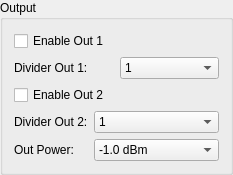
        <widget class="QGroupBox" name="groupBox_8">
         <property name="title">
          <string>Output</string>
         </property>
         <layout class="QVBoxLayout" name="verticalLayout_12">
          <item>
           <widget class="QCheckBox" name="RF1_OUT_PD">
            <property name="text">
             <string>Enable Out 1</string>
            </property>
           </widget>
          </item>
          <item>
           <layout class="QHBoxLayout" name="horizontalLayout_9">
            <item>
             <widget class="QLabel" name="label_19">
              <property name="text">
               <string>Divider Out 1:</string>
              </property>
             </widget>
            </item>
            <item>
             <widget class="QComboBox" name="RF1_DIV_SEL">
              <item>
               <property name="text">
                <string>1</string>
               </property>
              </item>
              <item>
               <property name="text">
                <string>2</string>
               </property>
              </item>
              <item>
               <property name="text">
                <string>4</string>
               </property>
              </item>
              <item>
               <property name="text">
                <string>8</string>
               </property>
              </item>
              <item>
               <property name="text">
                <string>16</string>
               </property>
              </item>
              <item>
               <property name="text">
                <string>32</string>
               </property>
              </item>
              <item>
               <property name="text">
                <string>64</string>
               </property>
              </item>
              <item>
               <property name="text">
                <string>Reserved</string>
               </property>
              </item>
             </widget>
            </item>
           </layout>
          </item>
          <item>
           <widget class="QCheckBox" name="RF2_OUT_PD">
            <property name="text">
             <string>Enable Out 2</string>
            </property>
           </widget>
          </item>
          <item>
           <layout class="QFormLayout" name="formLayout_9">
            <item row="0" column="0">
             <widget class="QLabel" name="label_20">
              <property name="text">
               <string>Divider Out 2:</string>
              </property>
             </widget>
            </item>
            <item row="0" column="1">
             <widget class="QComboBox" name="RF2_DIV_SEL">
              <item>
               <property name="text">
                <string>1</string>
               </property>
              </item>
              <item>
               <property name="text">
                <string>2</string>
               </property>
              </item>
              <item>
               <property name="text">
                <string>4</string>
               </property>
              </item>
              <item>
               <property name="text">
                <string>8</string>
               </property>
              </item>
              <item>
               <property name="text">
                <string>16</string>
               </property>
              </item>
              <item>
               <property name="text">
                <string>32</string>
               </property>
              </item>
              <item>
               <property name="text">
                <string>64</string>
               </property>
              </item>
              <item>
               <property name="text">
                <string>Same as output 1</string>
               </property>
              </item>
             </widget>
            </item>
            <item row="1" column="0">
             <widget class="QLabel" name="label_22">
              <property name="text">
               <string>Out Power:</string>
              </property>
             </widget>
            </item>
            <item row="1" column="1">
             <widget class="QComboBox" name="RF_OUT_PWR">
              <item>
               <property name="text">
                <string>-1.0 dBm</string>
               </property>
              </item>
              <item>
               <property name="text">
                <string>+1.0 dBm</string>
               </property>
              </item>
              <item>
               <property name="text">
                <string>+2.5 dBm</string>
               </property>
              </item>
              <item>
               <property name="text">
                <string>+3.5 dBm</string>
               </property>
              </item>
              <item>
               <property name="text">
                <string>+4.5 dBm</string>
               </property>
              </item>
              <item>
               <property name="text">
                <string>+5.5 dBm</string>
               </property>
              </item>
              <item>
               <property name="text">
                <string>+6.5 dBm</string>
               </property>
              </item>
              <item>
               <property name="text">
                <string>+7.0 dBm</string>
               </property>
              </item>
             </widget>
            </item>
           </layout>
          </item>
         </layout>
        </widget>
